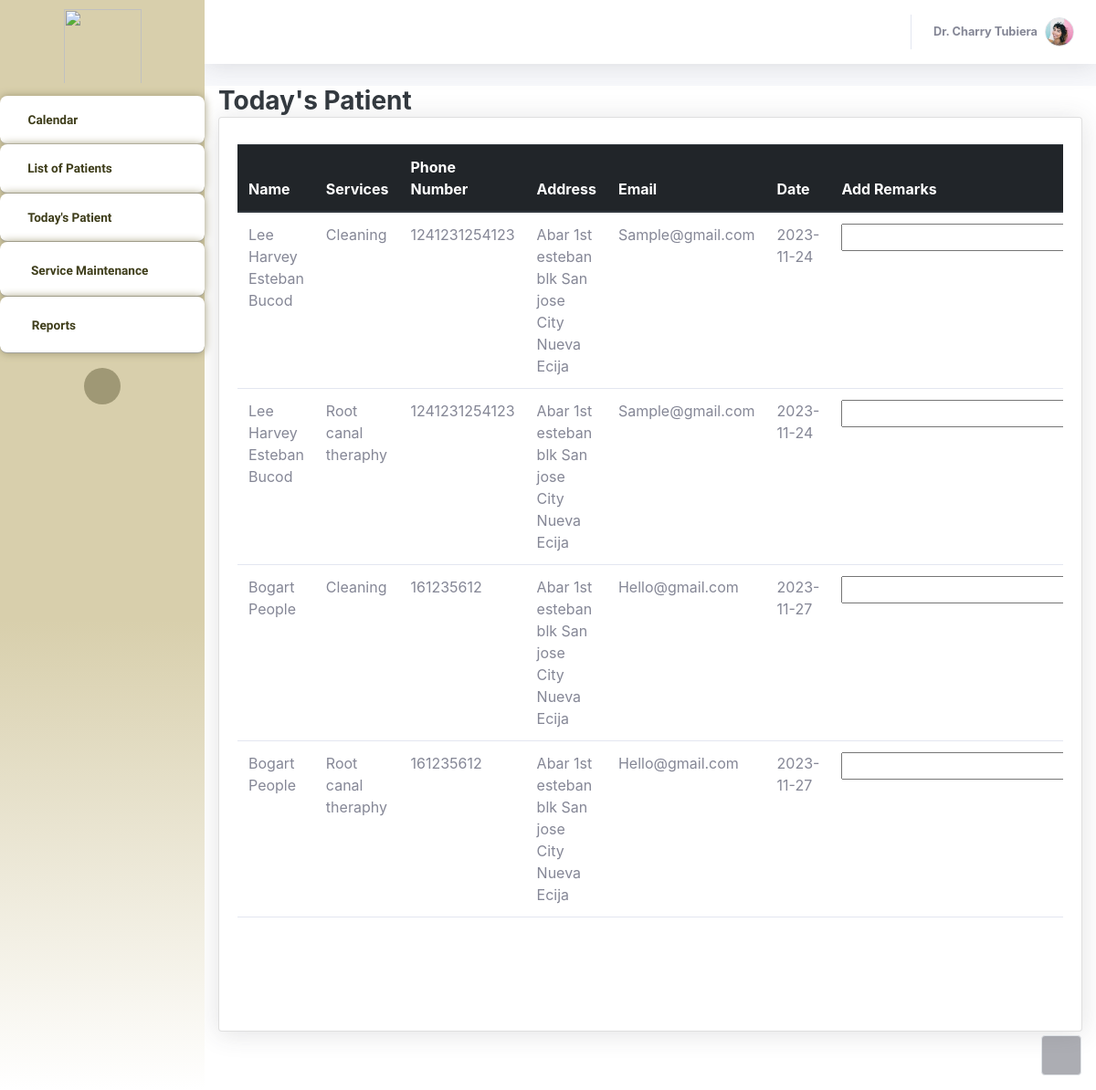
Before: /Thesis1/Admin/patientstoday.php with the older database file.
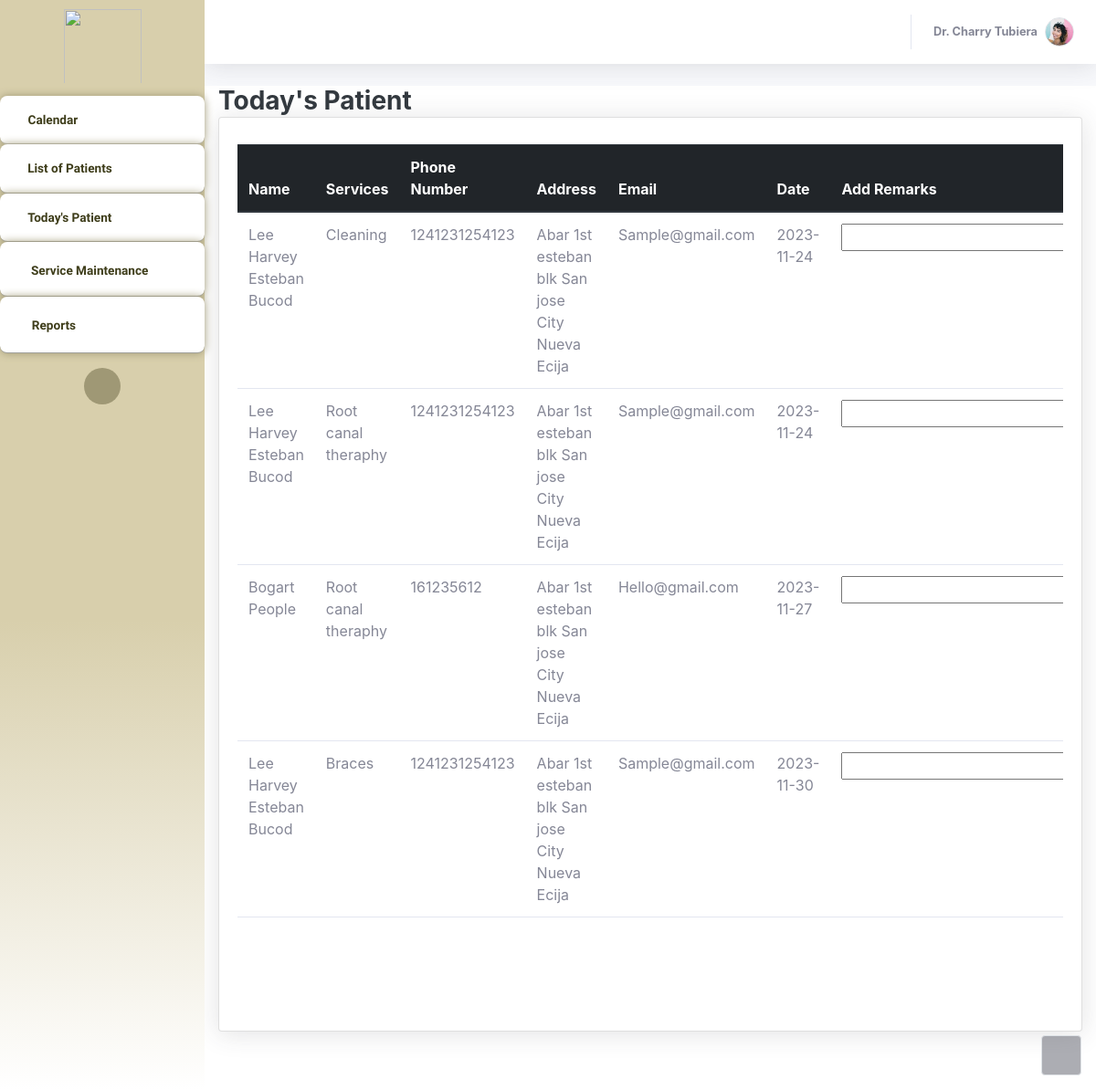
After: the same page with the newer database file.
### tables this page shows
CREATE TABLE `bookinglog` (
  `resID` int(11) NOT NULL,
  `userID` int(11) NOT NULL,
  `serviceName` varchar(255) NOT NULL,
  `date` date NOT NULL,
  `timeslot` varchar(255) NOT NULL,
  `remarks` varchar(255) NOT NULL,
  `status` varchar(255) NOT NULL,
  `FamMemberName` varchar(255) NOT NULL DEFAULT 'N/A'
);

CREATE TABLE `patients_user` (
  `userID` int(11) NOT NULL,
  `Email` varchar(255) NOT NULL,
  `Name` varchar(255) NOT NULL,
  `Address` varchar(255) NOT NULL,
  `PhoneNumber` varchar(255) NOT NULL,
  `Password` varchar(55) NOT NULL,
  `Hash` varchar(255) NOT NULL,
  `Access` varchar(25) NOT NULL,
  `Active` int(11) NOT NULL DEFAULT 0,
  `profilePic` varchar(255) NOT NULL,
  `last_activity` timestamp NOT NULL DEFAULT current_timestamp() ON UPDATE current_timestamp()
);

### Thesis1/Admin/patientstoday.php (the view, shortened to what this page needs)
<?php
            $con = connection();
            $todaysDate = date("Y/m/d");
?>
<!DOCTYPE html>
<html lang="en">
<head>
    <link rel="stylesheet" href="assets/bootstrap/css/bootstrap.min.css">
    <link rel="stylesheet" href="assets/fonts/fontawesome-all.min.css">
    <link rel="stylesheet" href="assets/fonts/ionicons.min.css">
    <link rel="stylesheet" href="assets/css/aguilaraldo1_section_contact.css">
    <link rel="stylesheet" href="assets/css/Availability---Manage-availability-bookings-appointments_v1.css">
    <link rel="stylesheet" href="assets/css/Basic-Footer.css">
    <link rel="stylesheet" href="assets/css/Black-Navbar.css">
    <link rel="stylesheet" href="assets/css/Block-Responsive-Item-List.css">
    <link rel="stylesheet" href="assets/css/Bootstrap-Calendar.css">
    <link rel="stylesheet" href="assets/css/carousel-circulo.css">
    <link rel="stylesheet" href="assets/css/Carousel-Hero-1.css">
    <link rel="stylesheet" href="assets/css/Carousel-Hero.css">
    <link rel="stylesheet" href="assets/css/Diagonal-div-section.css">
    <link rel="stylesheet" href="assets/css/Feature-Section-MD.css">
    <link rel="stylesheet" href="https://djpsoftwarecdn.azureedge.net/availabilitycss-v1/availability.min.css">
    <link rel="stylesheet" href="assets/css/Login-Form-Basic-icons.css">
    <link rel="stylesheet" href="assets/css/Ultimate-Event-Calendar.css">
    <link rel="stylesheet" href="assets/bootstrap/css/bootstrap.min.css">
    <link rel="stylesheet" href="assets/fonts/fontawesome-all.min.css">
    <link rel="stylesheet" href="assets/css/aguilaraldo1_section_contact.css">
    <link rel="stylesheet" href="assets/css/Basic-Footer.css">
    <link rel="stylesheet" href="assets/css/Black-Navbar.css">
    <link rel="stylesheet" href="assets/css/Block-Responsive-Item-List.css">
    <link rel="stylesheet" href="assets/css/Bootstrap-Calendar.css">
    <link rel="stylesheet" href="assets/css/carousel-circulo.css">
    <link rel="stylesheet" href="assets/css/Carousel-Hero-1.css">
    <link rel="stylesheet" href="assets/css/Carousel-Hero.css">
    <link rel="stylesheet" href="assets/css/Diagonal-div-section.css">
    <link rel="stylesheet" href="assets/css/Feature-Section-MD.css">
    <link rel="stylesheet" href="assets/css/Login-Form-Basic-icons.css">
    <link rel="stylesheet" href="assets/css/Ultimate-Event-Calendar.css">
</head>
<body id="page-top">
    <div id="wrapper">
    <nav class="navbar navbar-dark align-items-start sidebar sidebar-dark accordion bg-gradient-primary p-0" style="border-color: rgb(255,255,255);background: linear-gradient(#d8cfac 57%, white 100%), #a6a263;border-radius: -1px;">
            <div class="container-fluid d-flex flex-column p-0"><img src="assets/img/Picsart_23-04-17_12-49-06-946.png" width="85" height="91" style="margin-left: 0px;padding-bottom: 0px;padding-top: 10px;">
                <ul class="navbar-nav text-light" id="accordionSidebar">
                    <li class="nav-item"><a class="nav-link" href="index.php" style="background: #ffffff;border-radius: 8px;margin-top: 13px;border-color: var(--bs-blue);border-top-width: 1px;border-top-color: #95947c;border-bottom: 1px outset rgba(149,148,124,0.33);box-shadow: 0px 0px 10px rgb(159,152,117);--bs-body-bg: #fff;"><i class="far fa-calendar" style="color: #3e3d1a;"></i><span style="background: transparent;color: #3e3d1a;font-family: 'Albert Sans', sans-serif;font-weight: bold;">Calendar</span></a></li>
                    <li class="nav-item"><a class="nav-link" style="background: #ffffff;font-weight: bold;color: var(--bs-black);border-radius: 8px;border-bottom: 1px outset rgba(149,148,124,0.49);box-shadow: 0px 0px 10px rgb(159,152,117);" href="Listofpatients.php"><i class="fas fa-table" style="color: #3e3d1a;font-size: 13px;"></i><span style="color: #3e3d1a;font-family: 'Albert Sans', sans-serif;">List of Patients</span></a><a class="nav-link" style="background: #ffffff;font-weight: bold;color: var(--bs-black);border-radius: 8px;border-bottom: 1px outset rgba(149,148,124,0.49);box-shadow: 0px 0px 10px rgb(159,152,117);" href="patientstoday.php"><i class="fas fa-user" style="color: #3e3d1a;font-size: 13px;"></i><span style="color: #3e3d1a;font-family: 'Albert Sans', sans-serif;">Today's Patient</span></a><a class="nav-link active" style="background: #ffffff;font-weight: bold;color: var(--bs-black);border-radius: 8px;border-bottom: 1px outset rgba(149,148,124,0.49);box-shadow: 0px 0px 10px rgb(159,152,117);" href="Servicemaintenance.php"><i class="icon ion-settings" style="color: #3e3d1a;font-size: 18px;"></i><span style="color: #3e3d1a;font-family: 'Albert Sans', sans-serif;">Service Maintenance</span></a><a class="nav-link" style="background: #ffffff;font-weight: bold;color: var(--bs-black);border-radius: 8px;border-bottom: 1px outset rgba(149,148,124,0.49);box-shadow: 0px 0px 10px rgb(159,152,117);" href="Reports.php"><i class="icon ion-document-text" style="color: #3e3d1a;font-size: 19px;"></i><span style="color: #3e3d1a;font-family: 'Albert Sans', sans-serif;">Reports</span></a></li>
                </ul>
                <div class="text-center d-none d-md-inline"><button class="btn rounded-circle border-0" id="sidebarToggle" type="button" style="background: rgb(159,152,117);"></button></div>
            </div>
        </nav>
        <div class="d-flex flex-column" id="content-wrapper">
            <div id="content">
                <nav class="navbar navbar-light navbar-expand bg-white shadow mb-4 topbar static-top" style="background: rgb(255,255,255);border-color: rgb(255,0,0);">
                    <div class="container-fluid">
                        <ul class="navbar-nav flex-nowrap ms-auto">
                            <li class="nav-item dropdown no-arrow">
                                <div class="nav-item dropdown no-arrow"><a class="dropdown-toggle nav-link" aria-expanded="false" data-bs-toggle="dropdown" href="#"><span class="d-none d-lg-inline me-2 text-gray-600 small" style="font-weight: bold;color: var(--bs-black);">Dr. Charry Tubiera</span><img class="border rounded-circle img-profile" src="assets/img/avatars/avatar1.jpeg"></a>
                                </div>
                            </li>
                        </ul>
                    </div>
                </nav>
                <div class="container-fluid" style="background: rgb(255,255,255);">
                    <h3 class="text-dark mb-0" style="font-weight: bold;">Today's Patient</h3>
                    <div class="card shadow">
                        <div class="card-body" style="height: 1000px;">
                            <div class="row">
                                <div class="col-md-6 text-nowrap">
                                </div>
                            </div>
                            <div class="table-responsive table mt-2" id="dataTable" role="grid" aria-describedby="dataTable_info" style="height: 1000px;">
                            <table class="table my-0" id="dataTable">
                                    <thead class="thead-dark">
                                        <tr>
                                            <th>Name</th>
                                            <th>Services</th>
                                            <th>Phone Number</th>
                                            <th>Address</th>
                                            <th>Email</th>
                                            <th>Date</th>
                                            <th>Add Remarks</th>
                                        </tr>
                                    </thead>
                                    <tbody>
                                       <?php
                                            $retrieveQuery = "SELECT bookinglog.resID,bookinglog.serviceName, patients_user.Name, bookinglog.date, patients_user.PhoneNumber,patients_user.Email,patients_user.Address
                                            FROM bookinglog
                                            INNER JOIN patients_user ON bookinglog.userID = patients_user.userID WHERE status = 'Pending' AND DATE(date) >= $todaysDate";
                                            $result =  $con -> query($retrieveQuery);
                                                while ($row = mysqli_fetch_assoc($result)) {
                                                    $id = $row['resID'];
                                                    $name = $row['Name'];
                                                    $service = $row['serviceName'];
                                                    $date = $row['date'];
                                                    $phoneNumber = $row['PhoneNumber'];
                                                    $address = $row['Address'];
                                                    $email = $row['Email'];
                                                    echo '<tr>
                                                            <td class="hidden-column">'.$id.'</td>
                                                            <td>'.$name.'</td>
                                                            <td>'.$service.'</td>
                                                            <td>'.$phoneNumber.'</td>
                                                            <td>'.$address.'</td>
                                                            <td>'.$email.'</td>
                                                            <td>'.$date.'</td>
                                                            <td>
                                                                <input type="text" class="inputField" id="inputField'.$id.'">
                                                            </td>
                                                            <td>
                                                                <input type="hidden" id="resID'.$id.'" name="resID" value="'.$id.'">
                                                                <button"><a href="receptionistUI.php?doneID='.$id.'" class="btn btn-danger">Done</a></button>
                                                                <button"><a href="receptionistUI.php?canID='.$id.'" class="btn btn-warning">Cancel</a></button>
                                                            </td>
                                                          </tr>';
                                                }
                                    ?>
                                    </tbody>
                                </table>
                            </div>
                        </div>
                    </div>
                </div>
            </div>
            <footer class="bg-white sticky-footer">
            </footer>
        </div><a class="border rounded d-inline scroll-to-top" href="#page-top"><i class="fas fa-angle-up"></i></a>
    </div>
    <link rel="stylesheet" href="https://cdn.jsdelivr.net/npm/bootstrap@4.0.0/dist/css/bootstrap.min.css">
</body>
</html>

### Thesis1/Admin/assets/css/aguilaraldo1_section_contact.css (style rules this page uses)
.navbar { z-index: 1; }

### Thesis1/Admin/assets/css/Black-Navbar.css (style rules this page uses)
.navbar { margin-bottom: 0; }
.btn { border-radius: 0; }
.btn { font-family: 'Roboto'; font-weight: 400; }

### Thesis1/Admin/assets/css/Feature-Section-MD.css (style rules this page uses)
.waves-effect, a { -webkit-tap-highlight-color: transparent; }
.alert, .breadcrumb, .card, .card .card-header, .dropdown-menu, .file-custom, .input-group-addon, .jumbotron, .list-group .list-group-item, .modal-content, .nav .nav-link, .nav-tabs, .navbar, .navbar-toggler, .page-item:first-child .page-link, .page-item:last-child .page-link, .pagination-lg .page-item:first-child .page-link, .pagination-lg .page-item:last-child .page-link, .pagination-sm .page-item:first-child .page-link, .pagination-sm .page-item:last-child .page-link, .popover, .tag, .tooltip-inner, img { -moz-border-radius: 0px; -ms-border-radius: 0px; -o-border-radius: 0px; border-radius: 0px; }
.divider-new, .text-fluid, h1, h2, h3, h4, h5, h6 { font-weight: 300; }

Changed rows visible on the page:
no longer on this page (row edited): bookinglog: userID.Name "Bogart People", serviceName "Cleaning", userID.PhoneNumber "161235612", userID.Address "Abar 1st esteban blk San jose City Nueva Ecija", userID.Email "Hello@gmail.com", date "2023-11-27"
added bookinglog: userID.Name "Lee Harvey Esteban Bucod", serviceName "Braces", userID.PhoneNumber "1241231254123", userID.Address "Abar 1st esteban blk San jose City Nueva Ecija", userID.Email "Sample@gmail.com", date "2023-11-30"
